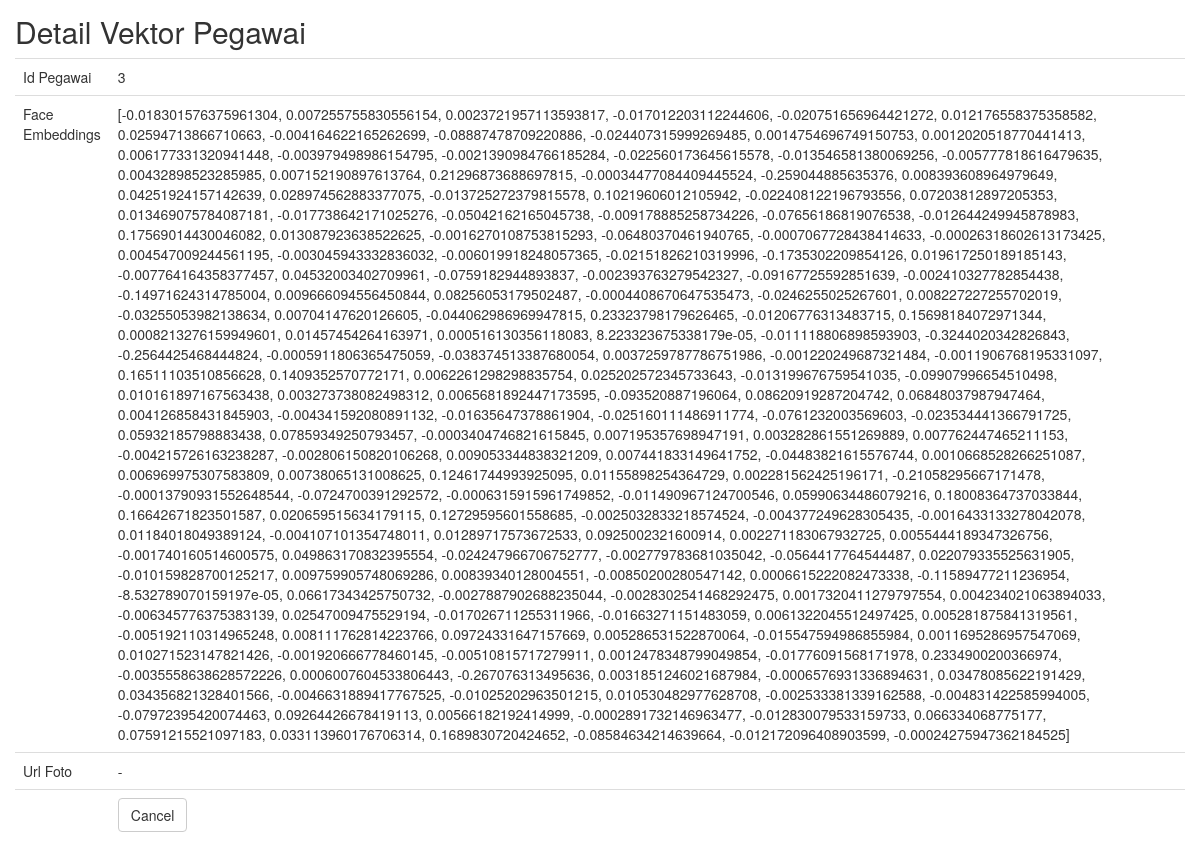
The app's page /vektor_pegawai/read/44.html with its own data.
### tables this page shows
CREATE TABLE `vektor_pegawai` (
  `id_vektor_pegawai` int(11) NOT NULL,
  `id_pegawai` int(11) NOT NULL,
  `face_embeddings` text NOT NULL,
  `url_foto` varchar(255) DEFAULT NULL,
  `created_at` timestamp NOT NULL DEFAULT current_timestamp(),
  `updated_at` timestamp NOT NULL DEFAULT current_timestamp() ON UPDATE current_timestamp(),
  `deleted_at` timestamp NULL DEFAULT NULL
);

### application/controllers/Vektor_pegawai.php (called while the page is built, shortened)
<?php
class Vektor_pegawai extends CI_Controller
{
	function __construct()
	{
		$this->load->model('Vektor_pegawai_model');
		$this->load->library('form_validation');
	}
	public function read($id)
	{
		$row = $this->Vektor_pegawai_model->get_by_id($id);
		if ($row && empty($row->deleted_at)) {
			$data = array(
				'id_vektor_pegawai' => $row->id_vektor_pegawai,
				'id_pegawai' => $row->id_pegawai,
				'face_embeddings' => $row->face_embeddings,
				'url_foto' => $row->url_foto,
				'created_at' => $row->created_at,
				'updated_at' => $row->updated_at,
				'deleted_at' => $row->deleted_at,
			);
			$this->load->view('vektor_pegawai/vektor_pegawai_read', $data);
		} else {
			$this->session->set_flashdata('message', 'Record Not Found');
			redirect(site_url('vektor_pegawai'));
		}
	}
}

### index.php (called while the page is built, shortened)
<?php
require_once BASEPATH.'core/CodeIgniter.php';

### application/models/Vektor_pegawai_model.php (called while the page is built, shortened)
<?php
class Vektor_pegawai_model extends CI_Model
{
	public $table = 'vektor_pegawai';
	public $id = 'id_vektor_pegawai';
	function get_by_id($id)
	{
		$this->db->where($this->id, $id);
		return $this->db->get($this->table)->row();
	}
}

### application/views/vektor_pegawai/vektor_pegawai_read.php (the view, shortened to what this page needs)
<!doctype html>
<html>
    <head>
        <link rel="stylesheet" href="<?php echo base_url('assets/bootstrap/css/bootstrap.min.css') ?>"/>
    </head>
    <body>
        <h2 style="margin-top:0px">Detail Vektor Pegawai</h2>
        <table class="table">
	    <tr><td>Id Pegawai</td><td><?php echo $id_pegawai; ?></td></tr>
	    <tr><td>Face Embeddings</td><td><?php echo $face_embeddings; ?></td></tr>
	    <tr><td>Url Foto</td><td><?php echo $url_foto; ?></td></tr>
	    <tr><td></td><td><a href="<?php echo site_url('vektor_pegawai') ?>" class="btn btn-default">Cancel</a></td></tr>
	</table>
        </body>
</html>

### application/views/vektor_pegawai/vektor_pegawai_read.php (style rules this page uses)
body { padding: 15px; }

### records on screen
vektor_pegawai: id_pegawai "3", face_embeddings "[-0.018301576375961304, 0.007255755830556154, 0.0023721957113593817, -0.017012203112244606, -0.020751656964421272, 0.012176558375358582, 0.02594713866710663, -0.004164622165262699, -0.08887478709220886, -0.024407315999269485, 0.0014754696749150753, 0.0012020518770441413, 0.006177331320941448, -0.003979498986154795, -0.0021390984766185284, -0.022560173645615578, -0.013546581380069256, -0.005777818616479635, 0.00432898523285985, 0.007152190897613764, 0.21296873688697815, -0.00034477084409445524, -0.259044885635376, 0.008393608964979649, 0.04251924157142639, 0.028974562883377075, -0.013725272379815578, 0.10219606012105942, -0.022408122196793556, 0.07203812897205353, 0.013469075784087181,…", url_foto "-"
